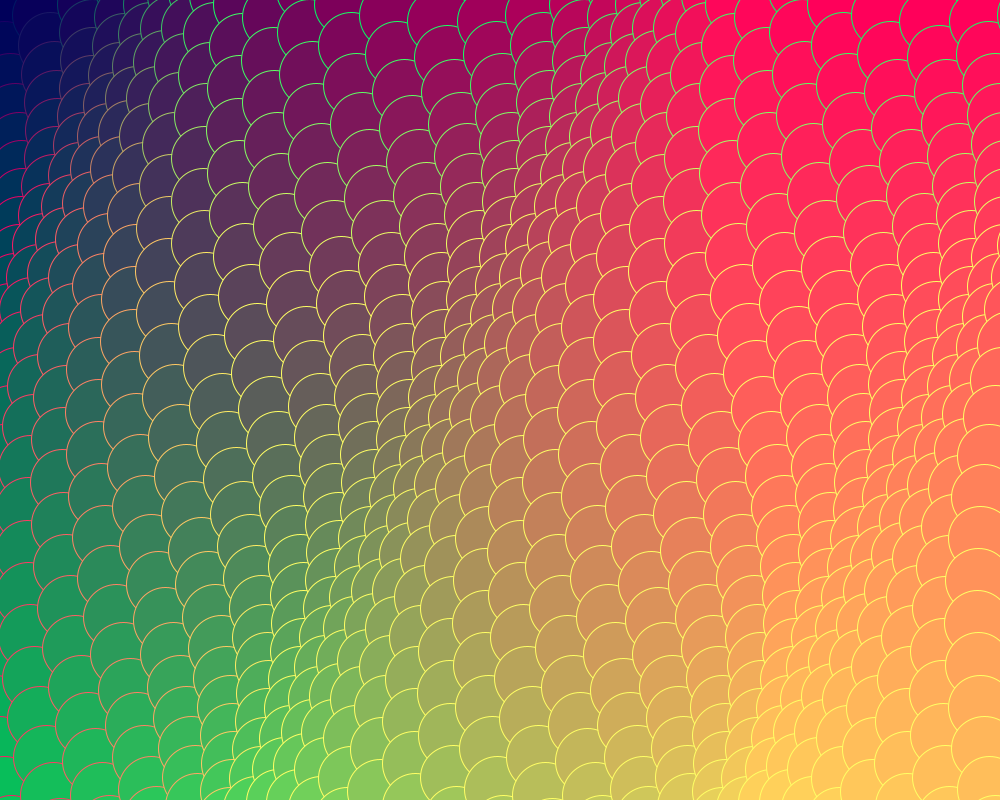
Frame 1 (no input)
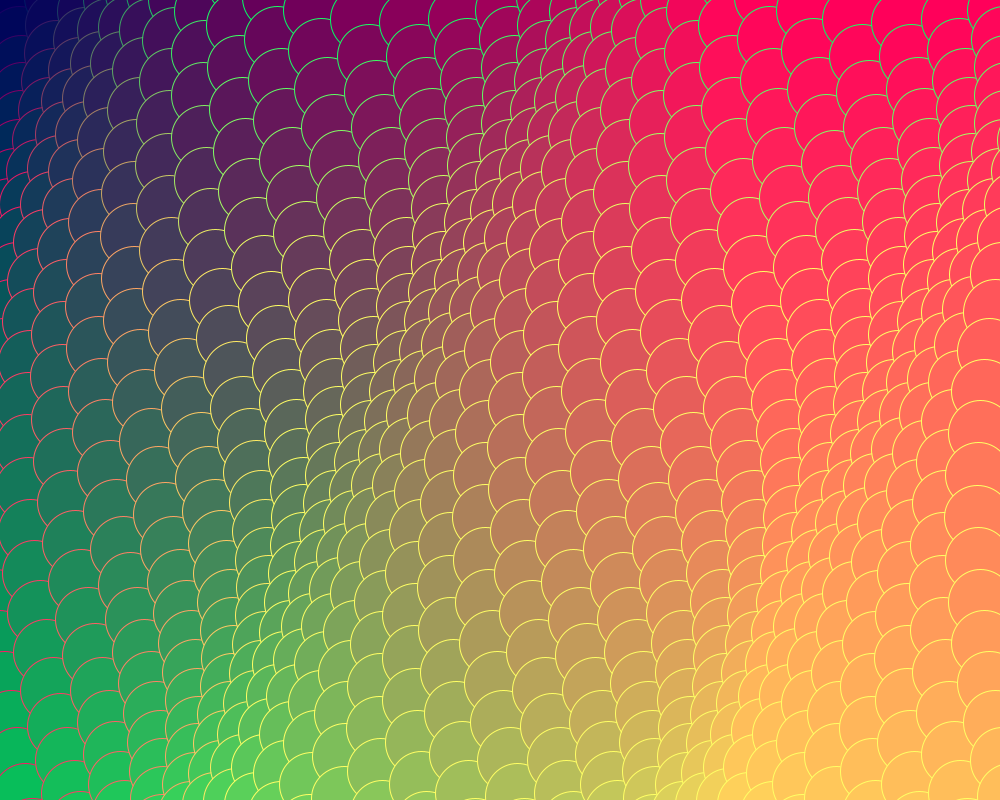
Frame 60 (the mouse pressed at the canvas centre just before this capture)
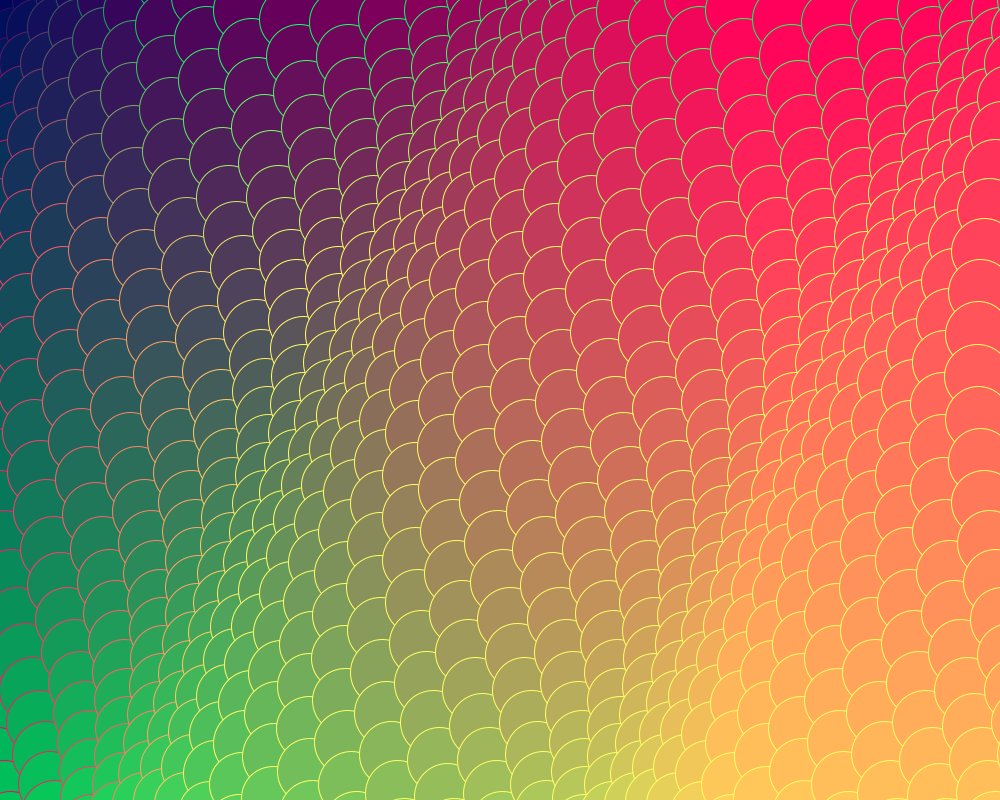
Frame 120 (the mouse held since frame 60 and released just before this capture)

The Processing sketch that drew these frames (run headless with seeded random() and noise(); from frame 60 on, the mouse is pressed at the canvas centre):

// Processing sketch: processing_151532
// ── processing_151532.pde

/*
 * Creative Coding
 * Week 2, 05 - Moving Patterns 1
 * by Indae Hwang and Jon McCormack
 * Copyright (c) 2014 Monash University
 *
 * This sketch builds on the previous sketches, drawing shapes based on the
 * current framerate. The movement of individual shapes combine to create a
 * gestalt field of motion. Use the mouse to change the
 * frame rate. 
 * 
 */

// variable used to store the current frame rate value
int frame_rate_value;

void setup() {
  size(1000, 800);

  frame_rate_value = 14;
  frameRate(frame_rate_value);
  rectMode(CENTER);
  background(2,2,2);
}


void draw() {

  //background(2,2,2);

  int num = 30;
  int margin = -10;
  float gutter = -30; //distance between each cell
  float cellsize = ( width - (2 * margin) - gutter * (num - 1) ) / (num - 1);

  int circleNumber = 0; // counter
  for (int i=0; i<num; i++) {
    for (int j=0; j<num; j++) {
      circleNumber = (i * num) + j; // different way to calculate the circle number from w2_04
      float tx = margin + cellsize * i + gutter * i;
      float ty = margin + cellsize * j + gutter * j;
        
      stroke(ty, tx, 100);
      fill(tx/3,ty/4,90);
      movingCircle(tx, ty, cellsize, circleNumber);
     
    }
  }
} //end of draw 


void movingCircle(float x, float y, float size, int circleNum) {

  float finalAngle;
  finalAngle = frameCount + circleNum;

  //the rotating angle for each tempX and tempY postion is affected by frameRate and angle;  
  float tempX = x + (size / 2) * sin(PI / frame_rate_value * finalAngle);
  float tempY = y + (size / 2) * cos(PI / frame_rate_value * finalAngle);

  ellipse(tempX, tempY, size, size);
 
}


/*
 * keyReleased function
 *
 * called automatically by Processing when a keyboard key is released
 */
void mouseClicked() {
 if ( frame_rate_value == 14) {
    frame_rate_value = 17;
  }
  else if ( frame_rate_value == 17) {
    frame_rate_value = 39;
}
  else if (frame_rate_value == 39) {
    frame_rate_value = 30;
}
else if (frame_rate_value == 30) {
    frame_rate_value = 18;
}
else if (frame_rate_value == 18) {
    frame_rate_value = 13;
}
else if (frame_rate_value == 13) {
    frame_rate_value = 14;
}

}
